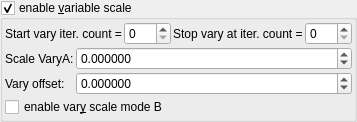
    <widget class="MyGroupBox" name="groupCheck_transf_function_enabledF_false">
     <property name="title">
      <string>enable &amp;variable scale</string>
     </property>
     <property name="checkable">
      <bool>true</bool>
     </property>
     <layout class="QVBoxLayout" name="verticalLayout_15" stretch="0,0">
      <property name="spacing">
       <number>2</number>
      </property>
      <property name="leftMargin">
       <number>2</number>
      </property>
      <property name="topMargin">
       <number>2</number>
      </property>
      <property name="rightMargin">
       <number>2</number>
      </property>
      <property name="bottomMargin">
       <number>2</number>
      </property>
      <item>
       <layout class="QHBoxLayout" name="horizontalLayout" stretch="0,1,0,1">
        <property name="topMargin">
         <number>0</number>
        </property>
        <item>
         <widget class="QLabel" name="label_75">
          <property name="text">
           <string>Start vary iter. count =</string>
          </property>
          <property name="wordWrap">
           <bool>true</bool>
          </property>
         </widget>
        </item>
        <item>
         <widget class="MySpinBox" name="spinboxInt_transf_start_iterations_Y">
          <property name="sizePolicy">
           <sizepolicy hsizetype="Minimum" vsizetype="Maximum">
            <horstretch>0</horstretch>
            <verstretch>0</verstretch>
           </sizepolicy>
          </property>
          <property name="minimum">
           <number>0</number>
          </property>
          <property name="maximum">
           <number>999</number>
          </property>
          <property name="value">
           <number>0</number>
          </property>
         </widget>
        </item>
        <item>
         <widget class="QLabel" name="label_62">
          <property name="text">
           <string>Stop vary at iter. count =</string>
          </property>
          <property name="wordWrap">
           <bool>true</bool>
          </property>
         </widget>
        </item>
        <item>
         <widget class="MySpinBox" name="spinboxInt_transf_stop_iterations_Y">
          <property name="sizePolicy">
           <sizepolicy hsizetype="Preferred" vsizetype="Maximum">
            <horstretch>0</horstretch>
            <verstretch>0</verstretch>
           </sizepolicy>
          </property>
          <property name="maximum">
           <number>999</number>
          </property>
         </widget>
        </item>
       </layout>
      </item>
      <item>
       <layout class="QGridLayout" name="gridLayout_32" columnstretch="0,1">
        <property name="spacing">
         <number>2</number>
        </property>
        <item row="3" column="0" colspan="2">
         <widget class="MyCheckBox" name="checkBox_transf_function_enabledM_false">
          <property name="text">
           <string>enable var&amp;y scale mode B</string>
          </property>
         </widget>
        </item>
        <item row="1" column="1">
         <widget class="MyDoubleSpinBox" name="spinbox_transf_scale_vary_0">
          <property name="sizePolicy">
           <sizepolicy hsizetype="Minimum" vsizetype="Maximum">
            <horstretch>0</horstretch>
            <verstretch>0</verstretch>
           </sizepolicy>
          </property>
          <property name="prefix">
           <string/>
          </property>
          <property name="suffix">
           <string/>
          </property>
          <property name="decimals">
           <number>6</number>
          </property>
          <property name="minimum">
           <double>-100000.000000000000000</double>
          </property>
          <property name="maximum">
           <double>100000.000000000000000</double>
          </property>
          <property name="singleStep">
           <double>0.100000000000000</double>
          </property>
         </widget>
        </item>
        <item row="2" column="0">
         <widget class="QLabel" name="label_150">
          <property name="text">
           <string>Vary offset:</string>
          </property>
         </widget>
        </item>
        <item row="2" column="1">
         <widget class="MyDoubleSpinBox" name="spinbox_transf_scaleC_1">
          <property name="sizePolicy">
           <sizepolicy hsizetype="Minimum" vsizetype="Maximum">
            <horstretch>0</horstretch>
            <verstretch>0</verstretch>
           </sizepolicy>
          </property>
          <property name="prefix">
           <string/>
          </property>
          <property name="suffix">
           <string/>
          </property>
          <property name="decimals">
           <number>6</number>
          </property>
          <property name="minimum">
           <double>-100000.000000000000000</double>
          </property>
          <property name="maximum">
           <double>100000.000000000000000</double>
          </property>
          <property name="singleStep">
           <double>0.100000000000000</double>
          </property>
         </widget>
        </item>
        <item row="1" column="0">
         <widget class="QLabel" name="label_145">
          <property name="text">
           <string>Scale VaryA:</string>
          </property>
         </widget>
        </item>
       </layout>
      </item>
     </layout>
    </widget>
